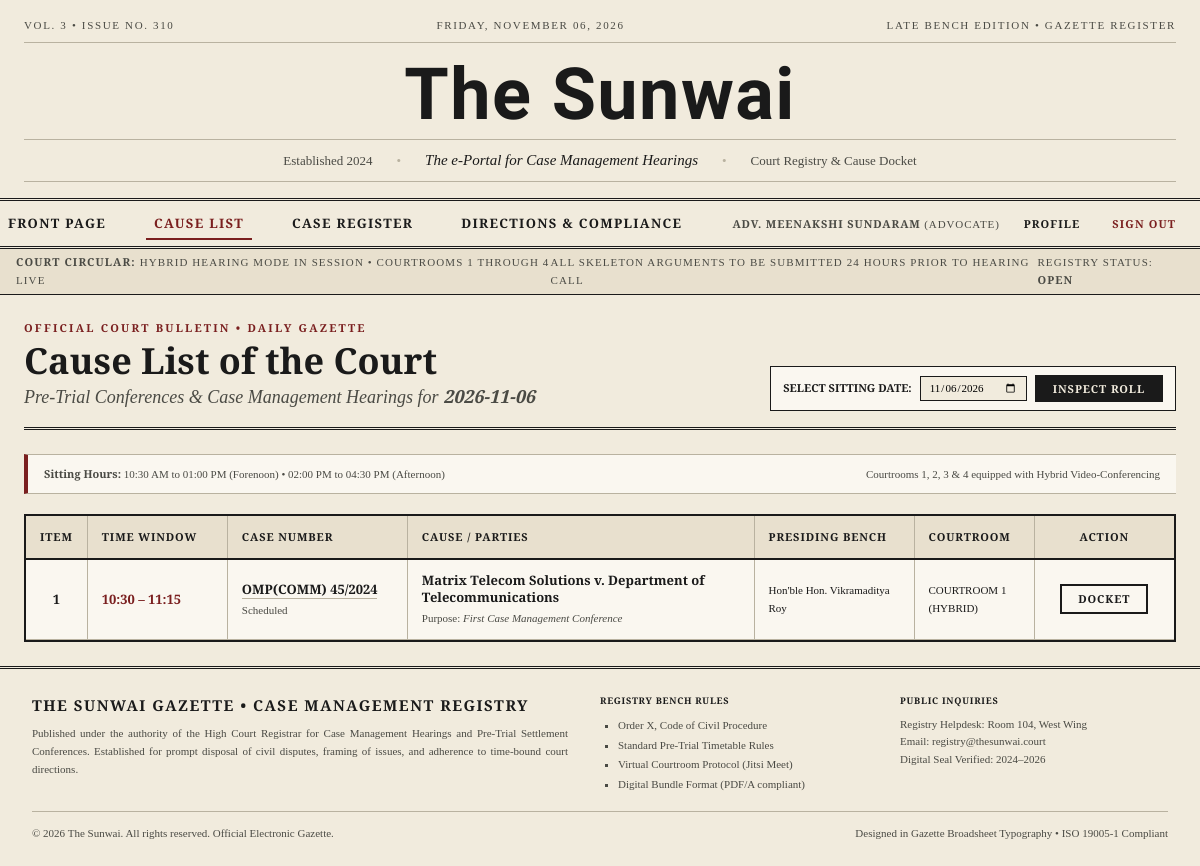
Screenshot of /scheduling/cause-list/ (signed in) with the database file from the repository.
### accounts/models.py (models this page shows, shortened)
class User(AbstractUser):
    class Role(models.TextChoices):
        JUDGE = 'judge', 'Judge'
        REGISTRAR = 'registrar', 'Registrar'
        ADVOCATE = 'advocate', 'Advocate'
        LITIGANT = 'litigant', 'Litigant'
        ADMIN = 'admin', 'Admin'
    username = None  # Remove username field
    email = models.EmailField('email address', unique=True)
    role = models.CharField(
        max_length=20,
        choices=Role.choices,
        default=Role.LITIGANT,
    )
    bar_number = models.CharField(
        max_length=50, blank=True,
        help_text='Bar Council enrollment number (advocates only)',
    )
    court_designation = models.CharField(
        max_length=200, blank=True,
        help_text='Court/bench designation (judges only)',
    )
    phone = models.CharField(max_length=20, blank=True)
    USERNAME_FIELD = 'email'
    REQUIRED_FIELDS = ['first_name', 'last_name']
    objects = UserManager()
    class Meta:
        ordering = ['last_name', 'first_name']
    @property
    def display_name(self):
        if self.role == self.Role.JUDGE:
            return f'Hon. {self.get_full_name()}'
        elif self.role == self.Role.ADVOCATE:
            return f'Adv. {self.get_full_name()}'
        return self.get_full_name()
    @property
    def is_registrar(self):
        return self.role == self.Role.REGISTRAR

### scheduling/models.py (models this page shows, shortened)
class HearingSlot(models.Model):
    class SlotStatus(models.TextChoices):
        SCHEDULED = 'scheduled', 'Scheduled'
        CONFIRMED = 'confirmed', 'Confirmed'
        RESCHEDULED = 'rescheduled', 'Rescheduled'
        CANCELLED = 'cancelled', 'Cancelled'
        COMPLETED = 'completed', 'Completed'
    case = models.ForeignKey(
        'cases.Case', on_delete=models.CASCADE, related_name='hearing_slots',
    )
    date = models.DateField(db_index=True)
    start_time = models.TimeField()
    end_time = models.TimeField()
    courtroom = models.ForeignKey(
        Courtroom, on_delete=models.SET_NULL,
        null=True, blank=True, related_name='slots',
    )
    judge = models.ForeignKey(
        settings.AUTH_USER_MODEL,
        on_delete=models.SET_NULL,
        null=True, related_name='hearing_slots',
        limit_choices_to={'role': 'judge'},
    )
    status = models.CharField(
        max_length=20, choices=SlotStatus.choices, default=SlotStatus.SCHEDULED,
    )
    purpose = models.CharField(max_length=200, default='Case Management Hearing')
    notes = models.TextField(blank=True)
    created_at = models.DateTimeField(auto_now_add=True)
    updated_at = models.DateTimeField(auto_now=True)
    class Meta:
        ordering = ['date', 'start_time']

class Courtroom(models.Model):
    name = models.CharField(max_length=100, unique=True)
    location = models.CharField(max_length=200, blank=True)
    is_virtual = models.BooleanField(default=False)
    capacity = models.PositiveIntegerField(default=50)
    is_active = models.BooleanField(default=True)
    class Meta:
        ordering = ['name']

### cases/models.py (models this page shows, shortened)
class Case(models.Model):
    class CaseType(models.TextChoices):
        CIVIL = 'civil', 'Civil Suit'
        CRIMINAL = 'criminal', 'Criminal Case'
        WRIT = 'writ', 'Writ Petition'
        APPEAL = 'appeal', 'Appeal'
        ARBITRATION = 'arbitration', 'Arbitration'
        FAMILY = 'family', 'Family Matter'
        COMMERCIAL = 'commercial', 'Commercial Dispute'
    class Status(models.TextChoices):
        FILED = 'filed', 'Filed'
        PENDING = 'pending', 'Pending'
        ACTIVE = 'active', 'Active'
        RESERVED = 'reserved', 'Reserved for Orders'
        DISPOSED = 'disposed', 'Disposed'
        ARCHIVED = 'archived', 'Archived'
    class Stage(models.TextChoices):
        FILING = 'filing', 'Filing'
        NOTICE = 'notice', 'Notice Stage'
        PLEADINGS = 'pleadings', 'Pleadings'
        CASE_MGMT = 'case_mgmt', 'Case Management'
        TRIAL = 'trial', 'Trial'
        ARGUMENTS = 'arguments', 'Arguments'
        JUDGMENT = 'judgment', 'Judgment'
    case_no = models.CharField(max_length=50, unique=True, db_index=True)
    title = models.CharField(
        max_length=300,
        help_text='e.g. "Smith v. Jones Corporation"',
    )
    case_type = models.CharField(max_length=20, choices=CaseType.choices)
    status = models.CharField(
        max_length=20, choices=Status.choices, default=Status.FILED,
    )
    stage = models.CharField(
        max_length=20, choices=Stage.choices, default=Stage.FILING,
    )
    filing_date = models.DateField(auto_now_add=True)
    judge = models.ForeignKey(
        settings.AUTH_USER_MODEL,
        on_delete=models.SET_NULL,
        null=True, blank=True,
        related_name='assigned_cases',
        limit_choices_to={'role': 'judge'},
    )
    description = models.TextField(blank=True)
    created_at = models.DateTimeField(auto_now_add=True)
    updated_at = models.DateTimeField(auto_now=True)
    class Meta:
        ordering = ['-created_at']
        verbose_name_plural = 'cases'

### scheduling/views.py (the view)
# urls.py: path('cause-list/', views.cause_list, name='cause_list'),
@login_required
def cause_list(request):
    selected_date = request.GET.get('date', str(date.today()))
    slots = HearingSlot.objects.filter(
        date=selected_date,
        status__in=['scheduled', 'confirmed'],
    ).select_related('case', 'judge', 'courtroom').order_by('start_time')
    context = {
        'slots': slots,
        'selected_date': selected_date,
    }
    return render(request, 'scheduling/cause_list.html', context)

### templates/scheduling/cause_list.html (shortened to what this page needs)
{% extends "base.html" %}
{% load static %}
{% block content %}
<div style="max-width: 1400px; margin: 0 auto; padding: 24px;">
    <div style="border-bottom: 3px double var(--ink); padding-bottom: 16px; margin-bottom: 24px; display: flex; justify-content: space-between; align-items: flex-end; flex-wrap: wrap; gap: 16px;">
        <div>
            <span class="kicker">Official Court Bulletin &bull; Daily Gazette</span>
            <h2 class="headline headline--lead" style="font-size: var(--text-3xl); margin-bottom: 4px;">
                Cause List of the Court
            </h2>
            <div class="deck" style="margin-bottom: 0;">
                Pre-Trial Conferences &amp; Case Management Hearings for <strong>{{ selected_date }}</strong>
            </div>
        </div>
        <form method="get" style="display: flex; gap: 8px; align-items: center; background: var(--cream); padding: 8px 12px; border: 1.5px solid var(--ink);">
            <label for="date-input" style="font-family: var(--font-headline); font-size: var(--text-xs); text-transform: uppercase; font-weight: 700;">
                Select Sitting Date:
            </label>
            <input type="date" id="date-input" name="date" value="{{ selected_date }}" onchange="this.form.submit()"
                style="padding: 4px 8px; border: 1px solid var(--ink); font-family: var(--font-body); font-size: var(--text-xs); background: var(--newsprint);">
            <button type="submit" class="btn btn--sm btn--filled">Inspect Roll</button>
        </form>
    </div>
    <div style="padding: 10px 16px; background: var(--cream); border-left: 4px solid var(--oxblood); border-top: 1px solid var(--hairline); border-bottom: 1px solid var(--hairline); margin-bottom: 20px; font-family: var(--font-body); font-size: var(--text-xs); color: var(--muted); display: flex; justify-content: space-between; align-items: center;">
        <span><strong>Sitting Hours:</strong> 10:30 AM to 01:00 PM (Forenoon) &bull; 02:00 PM to 04:30 PM (Afternoon)</span>
        <span>Courtrooms 1, 2, 3 &amp; 4 equipped with Hybrid Video-Conferencing</span>
    </div>
    <div style="border: 2px solid var(--ink); background: var(--cream); overflow-x: auto;">
        <table style="width: 100%; border-collapse: collapse; font-family: var(--font-body); font-size: var(--text-sm);">
            <thead>
                <tr style="background: var(--newsprint-dark); border-bottom: 2px solid var(--ink); font-family: var(--font-headline); text-transform: uppercase; letter-spacing: 0.08em; font-size: var(--text-xs); text-align: left;">
                    <th style="padding: 12px 14px; border-right: var(--hairline-rule); width: 60px; text-align: center;">Item</th>
                    <th style="padding: 12px 14px; border-right: var(--hairline-rule); width: 140px;">Time Window</th>
                    <th style="padding: 12px 14px; border-right: var(--hairline-rule); width: 180px;">Case Number</th>
                    <th style="padding: 12px 14px; border-right: var(--hairline-rule);">Cause / Parties</th>
                    <th style="padding: 12px 14px; border-right: var(--hairline-rule); width: 160px;">Presiding Bench</th>
                    <th style="padding: 12px 14px; border-right: var(--hairline-rule); width: 120px;">Courtroom</th>
                    <th style="padding: 12px 14px; width: 140px; text-align: center;">Action</th>
                </tr>
            </thead>
            <tbody>
                {% for slot in slots %}
                    <tr style="border-bottom: 1px solid var(--hairline); transition: background-color var(--transition-fast);">
                        <td style="padding: 12px 14px; border-right: var(--hairline-rule); text-align: center; font-weight: 700; font-family: var(--font-headline);">
                            {{ forloop.counter }}
                        </td>
                        <td style="padding: 12px 14px; border-right: var(--hairline-rule); font-family: var(--font-headline); font-weight: 700; color: var(--oxblood);">
                            {{ slot.start_time|time:"H:i" }} &ndash; {{ slot.end_time|time:"H:i" }}
                        </td>
                        <td style="padding: 12px 14px; border-right: var(--hairline-rule); font-family: var(--font-headline); font-weight: 700;">
                            <a href="{% url 'cases:case_detail' slot.case.case_no %}" style="color: var(--ink);">
                                {{ slot.case.case_no }}
                            </a>
                            <div style="font-size: var(--text-xs); font-family: var(--font-body); color: var(--muted); font-weight: normal;">
                                {{ slot.get_status_display }}
                            </div>
                        </td>
                        <td style="padding: 12px 14px; border-right: var(--hairline-rule);">
                            <div style="font-weight: 600; line-height: 1.3;">
                                {{ slot.case.title }}
                            </div>
                            <div style="font-size: var(--text-xs); color: var(--muted); margin-top: 3px;">
                                Purpose: <em>{{ slot.purpose }}</em>
                            </div>
                        </td>
                        <td style="padding: 12px 14px; border-right: var(--hairline-rule); font-size: var(--text-xs);">
                            Hon'ble {{ slot.judge.display_name }}
                        </td>
                        <td style="padding: 12px 14px; border-right: var(--hairline-rule); font-size: var(--text-xs); text-transform: uppercase;">
                            {{ slot.courtroom.name }}
                        </td>
                        <td style="padding: 12px 14px; text-align: center;">
                            {% if slot.hearing %}
                                <a href="{% url 'hearings:hearing_room' slot.hearing.pk %}" class="btn btn--sm btn--filled" style="background: var(--oxblood); border-color: var(--oxblood);">
                                    Attend &rarr;
                                </a>
                            {% else %}
                                <a href="{% url 'cases:case_detail' slot.case.case_no %}" class="btn btn--sm">
                                    Docket
                                </a>
                            {% endif %}
                        </td>
                    </tr>
                {% empty %}
                    <tr>
                        <td colspan="7" style="padding: 40px; text-align: center; color: var(--muted); font-style: italic;">
                            No hearings are scheduled on this date in the cause roll.
                        </td>
                    </tr>
                {% endfor %}
            </tbody>
        </table>
    </div>
</div>
{% endblock %}

### templates/newspaper/nav.html (shortened to what this page needs)
<nav class="section-nav" aria-label="Newspaper Sections">
    <a href="{% url 'dashboard:front_page' %}" class="section-nav__link {% if request.resolver_match.url_name == 'front_page' %}section-nav__link--active{% endif %}">
        Front Page
    </a>
    <a href="{% url 'scheduling:cause_list' %}" class="section-nav__link {% if request.resolver_match.app_name == 'scheduling' and request.resolver_match.url_name == 'cause_list' %}section-nav__link--active{% endif %}">
        Cause List
    </a>
    <a href="{% url 'cases:case_list' %}" class="section-nav__link {% if request.resolver_match.app_name == 'cases' %}section-nav__link--active{% endif %}">
        Case Register
    </a>
    <a href="{% url 'directions:directions_list' %}" class="section-nav__link {% if request.resolver_match.app_name == 'directions' %}section-nav__link--active{% endif %}">
        Directions &amp; Compliance
    </a>
    <div style="margin-left: auto; display: flex; align-items: center; gap: 1rem; padding-right: 1rem;">
        {% if user.is_authenticated %}
            <span style="font-family: var(--font-body); font-size: var(--text-xs); color: var(--muted); text-transform: uppercase; letter-spacing: 0.08em;">
                <strong>{{ user.display_name }}</strong> ({{ user.get_role_display }})
            </span>
            <a href="{% url 'accounts:profile' %}" class="section-nav__link {% if request.resolver_match.url_name == 'profile' %}section-nav__link--active{% endif %}" style="font-size: var(--text-xs);">
                Profile
            </a>
            <a href="{% url 'accounts:logout' %}" class="section-nav__link" style="font-size: var(--text-xs); color: var(--oxblood);">
                Sign Out
            </a>
        {% else %}
            <a href="{% url 'accounts:login' %}" class="section-nav__link section-nav__link--active" style="font-size: var(--text-xs);">
                Sign In &rarr;
            </a>
        {% endif %}
    </div>
</nav>

### rows the page displays
User: display_name "ADV. MEENAKSHI SUNDARAM", role "ADVOCATE"
HearingSlot: start_time "10:30", end_time "11:15", case.case_no "OMP(COMM) 45/2024", status "Scheduled", case "Matrix Telecom Solutions v. Department of Telecommunications", purpose "First Case Management Conference", judge.display_name "Hon. Vikramaditya Roy", courtroom.name "COURTROOM 1 (HYBRID)", shows "DOCKET"

### other values shown
{{ issue_no|default:"42" }} "310"
{{ portal_established|default:"2024" }} "2024"
{{ portal_tagline|default:"The e-Portal for Case Management Hearings" }} "The e-Portal for Case Management Hearings"
{{ selected_date }} "2026-11-06"
